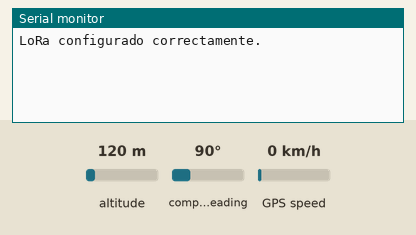
The sketch below on a simulated ESP8266 (NodeMCU). Shown: the last lines printed to the serial monitor. Inputs (shaded band) come from the test bench; at power-on: altitude 120 m, GPS speed 0 km/h, compass heading 90°. The GPS gets a fix after 3 s at 37.7749, -122.4194 with 8 satellites; no radio packets arrive unless stated.

Above: at 2.2 s.
2.3 s: altitude set to 20 m
At 4.8 s:
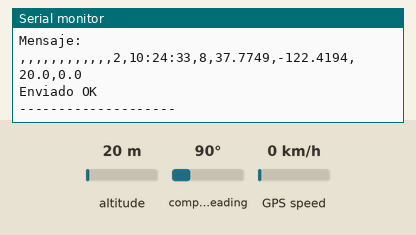
5.5 s: GPS speed set to 2 km/h
7.0 s: altitude set to 250 m
At 8.1 s:
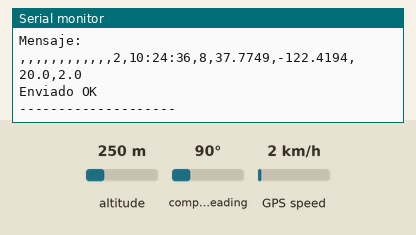
Timing chart, 0 to 10.0 s (numbered marks = the images above; inputs shaded):
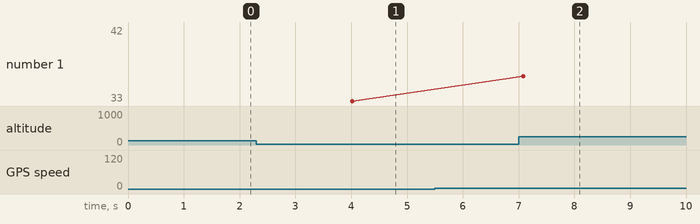

The sketch:

baliza_cansat.ino
```cpp
#include <Arduino.h>
#include <SPI.h>
#include <LoRa.h>
#include <SoftwareSerial.h>
#include <TinyGPS++.h>
// CONFIGURACIÓN
#define ID_BALIZA 2
#define BAND 868500000
#define TIEMPO_LECTURA_GPS 3000
// PINES LORA
#define NSS_LORA D8
#define RST_LORA D0
#define DIO0_LORA D2
// PINES GPS
#define RX_GPS D1
#define TX_GPS D3
// OBJETOS
TinyGPSPlus gps;
SoftwareSerial gpsSerial(RX_GPS, TX_GPS);
// VARIABLES DE ESTADO
bool loraInicializada = false;
bool gpsConectado = false;
bool gpsConFix = false;
// FUNCIÓN PARA CREAR EL MENSAJE
String crearMensaje() {
  String campos[19];
  for (int i = 0; i < 19; i++) {
    campos[i] = "";
  }
  int inicioBloque;
  if (ID_BALIZA == 1) {
    inicioBloque = 5;
  }
  else {
    inicioBloque = 12;
  }
  String hora;
  if (gps.time.isValid()) {
    char textoHora[9];
    sprintf(textoHora, "%02d:%02d:%02d", gps.time.hour(), gps.time.minute(), gps.time.second());
    hora = String(textoHora);
  }
  else {
    hora = "SIN_HORA";
  }
  String satelites;
  if (gps.satellites.isValid()) {
    satelites = String(gps.satellites.value());
  }
  else {
    satelites = "0";
  }
  String latitud;
  String longitud;
  String altitud;
  String velocidad;
  if (gpsConFix) {
    latitud = String(gps.location.lat(), 4);
    longitud = String(gps.location.lng(), 4);
    altitud = String(gps.altitude.meters(), 1);
    velocidad = String(gps.speed.kmph(), 1);
  }
  else {
    latitud = "SIN_FIX";
    longitud = "SIN_FIX";
    altitud = "SIN_FIX";
    velocidad = "SIN_FIX";
  }
  campos[inicioBloque + 0] = String(ID_BALIZA);
  campos[inicioBloque + 1] = hora;
  campos[inicioBloque + 2] = satelites;
  campos[inicioBloque + 3] = latitud;
  campos[inicioBloque + 4] = longitud;
  campos[inicioBloque + 5] = altitud;
  campos[inicioBloque + 6] = velocidad;
  String mensaje = "";
  for (int i = 0; i < 19; i++) {
    mensaje += campos[i];
    if (i < 18) {
      mensaje += ",";
    }
  }
  return mensaje;
}

void setup() {
  Serial.begin(115200);
  gpsSerial.begin(9600);
  delay(1000);
  LoRa.setPins(NSS_LORA, RST_LORA, DIO0_LORA);
  if (!LoRa.begin(BAND)) {
    Serial.println("ERROR: LoRa no se inicializó.");
    loraInicializada = false;
    return;
  }
  else {
    LoRa.setSpreadingFactor(8);
    LoRa.setSignalBandwidth(125E3);
    LoRa.setCodingRate4(5);
    LoRa.setSyncWord(0x12);
    LoRa.enableCrc();
    loraInicializada = true;
    Serial.println("LoRa configurado correctamente.");
  }
}

void loop() {
  if (!loraInicializada) {
    Serial.println("LoRa sigue sin inicializarse.");
    delay(TIEMPO_LECTURA_GPS);
    return;
  }
  gpsConectado = false;
  gpsConFix = false;
  unsigned long inicio = millis();
  while (millis() - inicio < TIEMPO_LECTURA_GPS) {
    while (gpsSerial.available()) {
      char c = gpsSerial.read();
      gpsConectado = true;
      gps.encode(c);
    }
  }
  if (gps.location.isValid()) {
    gpsConFix = true;
  }
  if (!gpsConectado) {
    Serial.println("GPS sin conexión.");
  }
  else {
    String mensaje = crearMensaje();
    Serial.println("Mensaje:");
    Serial.println(mensaje);
    if (LoRa.beginPacket() == 0) {
      Serial.println("ERROR: beginPacket() falló.");
    }
    else {
      LoRa.print(mensaje);
      if (LoRa.endPacket() == 1) {
        Serial.println("Enviado OK");
      }
      else {
        Serial.println("ERROR: endPacket() falló.");
      }
    }
  }
  Serial.println("--------------------");
}
```

Measured:
- after the input at 2.3 s, the serial monitor: prints a new line after 1.7 s (image 1)
